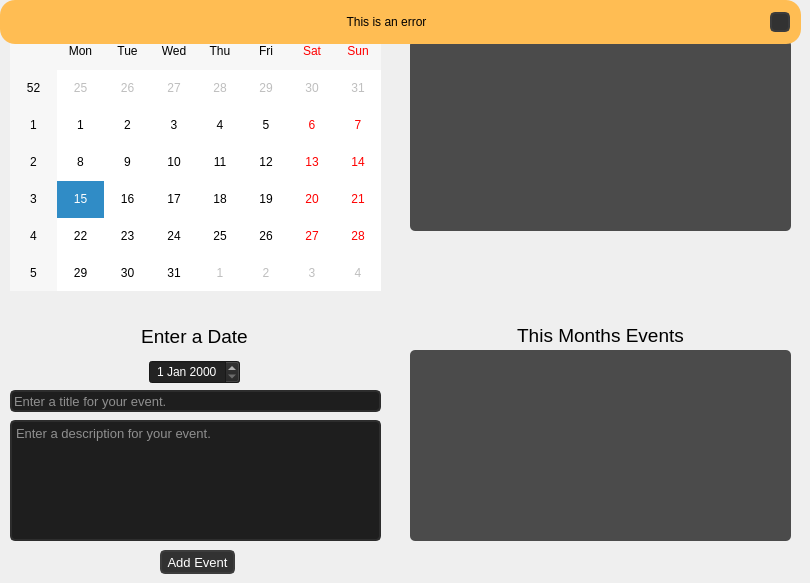
    <widget class="QWidget" name="calendar_tab">
     <property name="styleSheet">
      <string notr="true">QWidget#calendar_tab{
background-color: rgb(100,100,100);

}</string>
     </property>
     <attribute name="title">
      <string>Calendar</string>
     </attribute>
     <widget class="QCalendarWidget" name="calendar">
      <property name="geometry">
       <rect>
        <x>10</x>
        <y>10</y>
        <width>371</width>
        <height>281</height>
       </rect>
      </property>
      <property name="styleSheet">
       <string notr="true"/>
      </property>
     </widget>
     <widget class="QListWidget" name="todays_list">
      <property name="geometry">
       <rect>
        <x>410</x>
        <y>40</y>
        <width>381</width>
        <height>191</height>
       </rect>
      </property>
      <property name="toolTip">
       <string>&lt;html&gt;&lt;head/&gt;&lt;body&gt;&lt;p&gt;&lt;span style=&quot; font-size:10pt;&quot;&gt;Click on an event to view its description.&lt;/span&gt;&lt;/p&gt;&lt;/body&gt;&lt;/html&gt;</string>
      </property>
      <property name="styleSheet">
       <string notr="true">QWidget#todays_list{
background-color: rgb(75,75,75);
border-radius:5px;
border:0px
}</string>
      </property>
     </widget>
     <widget class="QLabel" name="today_label">
      <property name="geometry">
       <rect>
        <x>410</x>
        <y>10</y>
        <width>381</width>
        <height>31</height>
       </rect>
      </property>
      <property name="font">
       <font>
        <pointsize>14</pointsize>
       </font>
      </property>
      <property name="text">
       <string>Todays Events</string>
      </property>
      <property name="alignment">
       <set>Qt::AlignCenter</set>
      </property>
     </widget>
     <widget class="QLineEdit" name="event_name_edit">
      <property name="geometry">
       <rect>
        <x>10</x>
        <y>390</y>
        <width>371</width>
        <height>22</height>
       </rect>
      </property>
      <property name="font">
       <font>
        <pointsize>10</pointsize>
       </font>
      </property>
      <property name="styleSheet">
       <string notr="true">QLineEdit {
	border: 2px solid rgb(45, 45, 45);
	border-radius: 5px;
	background-color: rgb(30, 30, 30);	
	color: rgb(255,255,255);
}
QLineEdit:hover {
	border: 2px solid rgb(55, 55, 55);
}
QLineEdit:focus {
	border: 2px solid rgb(207, 138, 0);	
	color: rgb(255,255,255);
}</string>
      </property>
      <property name="placeholderText">
       <string>Enter a title for your event.</string>
      </property>
     </widget>
     <widget class="QPlainTextEdit" name="event_description_edit">
      <property name="geometry">
       <rect>
        <x>10</x>
        <y>420</y>
        <width>371</width>
        <height>121</height>
       </rect>
      </property>
      <property name="font">
       <font>
        <pointsize>10</pointsize>
       </font>
      </property>
      <property name="styleSheet">
       <string notr="true">QPlainTextEdit {
	border: 2px solid rgb(45, 45, 45);
	border-radius: 5px;
	background-color: rgb(30, 30, 30);	
	color: rgb(255,255,255);
}
QPlainTextEdit:hover {
	border: 2px solid rgb(55, 55, 55);
}
QPlainTextEdit:focus {
	border: 2px solid rgb(207, 138, 0);	
	color: rgb(255, 255, 255);
}</string>
      </property>
      <property name="placeholderText">
       <string>Enter a description for your event.</string>
      </property>
     </widget>
     <widget class="QPushButton" name="add_event_button">
      <property name="geometry">
       <rect>
        <x>160</x>
        <y>550</y>
        <width>75</width>
        <height>24</height>
       </rect>
      </property>
      <property name="font">
       <font>
        <pointsize>10</pointsize>
       </font>
      </property>
      <property name="styleSheet">
       <string notr="true">QPushButton {	
	background-color: rgb(50, 50, 50);
	border: 2px solid rgb(60, 60, 60);
	border-radius: 5px;
	color:white
}
QPushButton:hover {	
	background-color: rgb(60, 60, 60);
	border: 2px solid rgb(70, 70, 70);
}
QPushButton:pressed {	
	background-color:rgb(255, 170, 0);
	border: 2px solid rgb(207, 138, 0);
	color: rgb(35, 35, 35);
}</string>
      </property>
      <property name="text">
       <string>Add Event</string>
      </property>
     </widget>
     <widget class="QLabel" name="months_label">
      <property name="geometry">
       <rect>
        <x>410</x>
        <y>320</y>
        <width>381</width>
        <height>31</height>
       </rect>
      </property>
      <property name="font">
       <font>
        <pointsize>14</pointsize>
       </font>
      </property>
      <property name="text">
       <string>This Months Events</string>
      </property>
      <property name="alignment">
       <set>Qt::AlignCenter</set>
      </property>
     </widget>
     <widget class="QListWidget" name="months_list">
      <property name="geometry">
       <rect>
        <x>410</x>
        <y>350</y>
        <width>381</width>
        <height>191</height>
       </rect>
      </property>
      <property name="toolTip">
       <string>&lt;html&gt;&lt;head/&gt;&lt;body&gt;&lt;p&gt;&lt;span style=&quot; font-size:10pt;&quot;&gt;Click on an event to view its description.&lt;/span&gt;&lt;/p&gt;&lt;/body&gt;&lt;/html&gt;</string>
      </property>
      <property name="styleSheet">
       <string notr="true">QWidget#months_list{
background-color: rgb(75,75,75);
border-radius:5px;
border:0px
}</string>
      </property>
     </widget>
     <widget class="QWidget" name="verticalLayoutWidget_3">
      <property name="geometry">
       <rect>
        <x>9</x>
        <y>319</y>
        <width>371</width>
        <height>65</height>
       </rect>
      </property>
      <layout class="QVBoxLayout" name="verticalLayout_4">
       <item>
        <widget class="QLabel" name="date_label">
         <property name="font">
          <font>
           <pointsize>14</pointsize>
          </font>
         </property>
         <property name="text">
          <string>Enter a Date</string>
         </property>
         <property name="alignment">
          <set>Qt::AlignCenter</set>
         </property>
        </widget>
       </item>
       <item>
        <layout class="QHBoxLayout" name="horizontalLayout_16">
         <item>
          <widget class="QDateEdit" name="date_edit">
           <property name="minimumSize">
            <size>
             <width>91</width>
             <height>24</height>
            </size>
           </property>
           <property name="maximumSize">
            <size>
             <width>91</width>
             <height>24</height>
            </size>
           </property>
           <property name="toolTip">
            <string>&lt;html&gt;&lt;head/&gt;&lt;body&gt;&lt;p&gt;&lt;span style=&quot; font-size:10pt;&quot;&gt;Select a day from the calendar to change the date.&lt;/span&gt;&lt;/p&gt;&lt;/body&gt;&lt;/html&gt;</string>
           </property>
           <property name="styleSheet">
            <string notr="true">QDateEdit{
background-color:rgb(35,35,35);
color:rgb(255,255,255);
}
QDateEdit:focus{
border: 2px solid rgb(207, 138, 0);	
}
</string>
           </property>
           <property name="alignment">
            <set>Qt::AlignCenter</set>
           </property>
          </widget>
         </item>
        </layout>
       </item>
      </layout>
     </widget>
     <widget class="QFrame" name="calendar_bar">
      <property name="enabled">
       <bool>true</bool>
      </property>
      <property name="geometry">
       <rect>
        <x>0</x>
        <y>0</y>
        <width>801</width>
        <height>44</height>
       </rect>
      </property>
      <property name="minimumSize">
       <size>
        <width>801</width>
        <height>44</height>
       </size>
      </property>
      <property name="maximumSize">
       <size>
        <width>801</width>
        <height>44</height>
       </size>
      </property>
      <property name="frameShape">
       <enum>QFrame::NoFrame</enum>
      </property>
      <property name="frameShadow">
       <enum>QFrame::Raised</enum>
      </property>
      <widget class="QFrame" name="calendar_error_frame">
       <property name="geometry">
        <rect>
         <x>0</x>
         <y>0</y>
         <width>801</width>
         <height>44</height>
        </rect>
       </property>
       <property name="minimumSize">
        <size>
         <width>801</width>
         <height>44</height>
        </size>
       </property>
       <property name="maximumSize">
        <size>
         <width>801</width>
         <height>44</height>
        </size>
       </property>
       <property name="styleSheet">
        <string notr="true">QFrame{
background-color: rgb(255, 189, 83);
border-radius: 15px;

}
</string>
       </property>
       <property name="frameShape">
        <enum>QFrame::StyledPanel</enum>
       </property>
       <property name="frameShadow">
        <enum>QFrame::Raised</enum>
       </property>
       <layout class="QHBoxLayout" name="horizontalLayout_20">
        <item>
         <widget class="QLabel" name="calendar_error_label">
          <property name="minimumSize">
           <size>
            <width>755</width>
            <height>24</height>
           </size>
          </property>
          <property name="maximumSize">
           <size>
            <width>755</width>
            <height>24</height>
           </size>
          </property>
          <property name="styleSheet">
           <string notr="true">QLabel{
background-color:rgb(255, 189, 83);
border-radius:5px;
}</string>
          </property>
          <property name="text">
           <string>This is an error</string>
          </property>
          <property name="alignment">
           <set>Qt::AlignCenter</set>
          </property>
         </widget>
        </item>
        <item>
         <widget class="QPushButton" name="calendar_close_popup_button">
          <property name="minimumSize">
           <size>
            <width>20</width>
            <height>20</height>
           </size>
          </property>
          <property name="maximumSize">
           <size>
            <width>20</width>
            <height>20</height>
           </size>
          </property>
          <property name="font">
           <font>
            <pointsize>8</pointsize>
           </font>
          </property>
          <property name="styleSheet">
           <string notr="true">QPushButton {	
	background-color: rgb(50, 50, 50);
	border: 2px solid rgb(60, 60, 60);
	border-radius: 5px;
}
QPushButton:hover {	
	background-color: rgb(60, 60, 60);
	border: 2px solid rgb(70, 70, 70);
}
QPushButton:pressed {	
	background-color: rgb(255, 189, 83);
	border: 2px solid rgb(255, 165, 24);	
	color: rgb(35, 35, 35);
}</string>
          </property>
          <property name="text">
           <string/>
          </property>
          <property name="icon">
           <iconset>
            <normaloff>../GitHub/CMSC-447---Pinguin---UMBC/Application/GUI/Images/cil-x.png</normaloff>../GitHub/CMSC-447---Pinguin---UMBC/Application/GUI/Images/cil-x.png</iconset>
          </property>
         </widget>
        </item>
       </layout>
      </widget>
     </widget>
    </widget>
